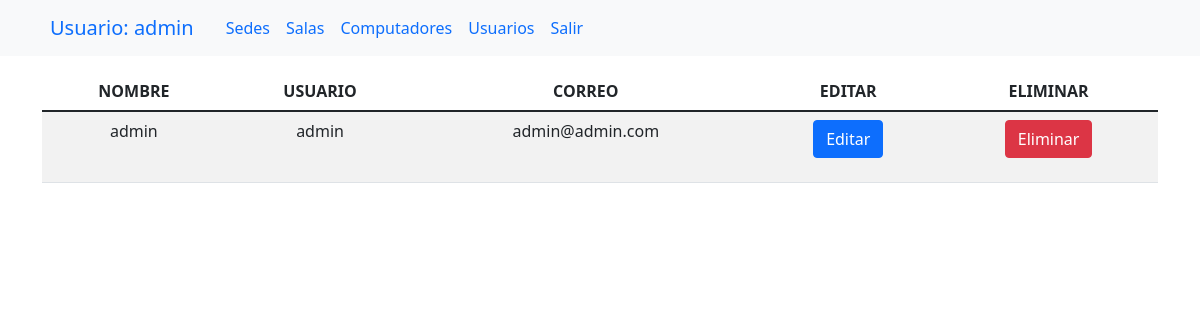
Screenshot of /user.php (signed in) with the database file from the repository.
### tables this page shows
CREATE TABLE `usuarios` (
  `NOMBRE` varchar(50) NOT NULL,
  `USERNAME` varchar(20) NOT NULL,
  `PASSWORD` varchar(40) NOT NULL,
  `CORREO` varchar(50) NOT NULL
);

### conexion.php (called while the page is built, shortened)
<?php
class conexion
{
    public function conectar()
    {
        $this->link = new mysqli('localhost', 'root', '', 'crudsalas');
        return $this->link;
    }
}

### user.php (the view, shortened to what this page needs)
<?php
include 'conexion.php';
$con = new conexion();
$sql = "SELECT * FROM usuarios";
$resultado = mysqli_query($con->conectar(), $sql);
if (isset($_SESSION['username'])) {
    $usuarioEnSession = $_SESSION['username'];
} else {
    header('location: index.php');
}
?>
<html>
<head>
    <link href="https://cdn.jsdelivr.net/npm/bootstrap@5.1.3/dist/css/bootstrap.min.css" rel="stylesheet">
</head>
<body>
    <nav class="navbar navbar-expand-lg navbar-light bg-light fixed-top">
        <div class="container">
            <div class="collapse navbar-collapse" id="navbarSupportedContent">
                <ul class="navbar-nav ml-auto">
                    <li class="nav-item active">
                        <a class="nav-link text-primary navbar-brand" href="inicio.php">Usuario: <?php echo $usuarioEnSession ?></a>
                    </li>
                    <li class="nav-item active">
                        <a class="nav-link text-primary" href="sedes.php">Sedes</a>
                    </li>
                    <li class="nav-item">
                        <a class="nav-link text-primary" href="salas.php">Salas</a>
                    </li>
                    <li class="nav-item">
                        <a class="nav-link text-primary" href="pc.php">Computadores</a>
                    </li>
                    <li class="nav-item">
                        <a class="nav-link text-primary" href="user.php">Usuarios</a>
                    </li>
                    <li class="nav-item">
                        <a class="nav-link text-primary" type="submit" name="salir" href="salir.php">Salir</a>
                    </li>
                </ul>
            </div>
        </div>
    </nav>
    <br><br><br>
    <div class="container">
        <div class="col-md-12">
            <table class="table table-hover table-striped">
                <thead class="thead-dark">
                    <th scope="col" class="text-center">NOMBRE </th>
                    <th scope="col" class="text-center">USUARIO</th>
                    <th scope="col" class="text-center">CORREO</th>
                    <th scope="col" class="text-center">EDITAR</th>
                    <th scope="col" class="text-center">ELIMINAR</th>
                </thead>
                <tbody>
                    <?php while ($fil = $resultado->fetch_assoc()) { ?>
                        <tr>
                            <td class="text-center"><?php echo $fil['NOMBRE'] ?></td>
                            <td class="text-center"><?php echo $fil['USERNAME'] ?></td>
                            <td class="text-center"><?php echo $fil['CORREO'] ?></td>
                            <td class="text-center"><a class="btn btn-primary btn-xs" href="editarUser.php?username=<?php echo $fil['USERNAME']; ?>"><span class="glyphicon glyphicon-pencil">Editar</span></a></td>
                            <td class="text-center">
                                <form action="" method="post">
                                    <button class="btn btn-danger btn-xs" type="submit" name="eliminar"><span class="glyphicon glyphicon-trash">Eliminar</span></button>
                            </td>
                        </tr>
                    <?php } ?>
                </tbody>
            </table>
        </div>
    </div>
</body>
</html>

### rows the page displays
usuarios: NOMBRE "admin", USERNAME "admin", CORREO "admin@admin.com"

### other values shown
$usuarioEnSession "admin"
